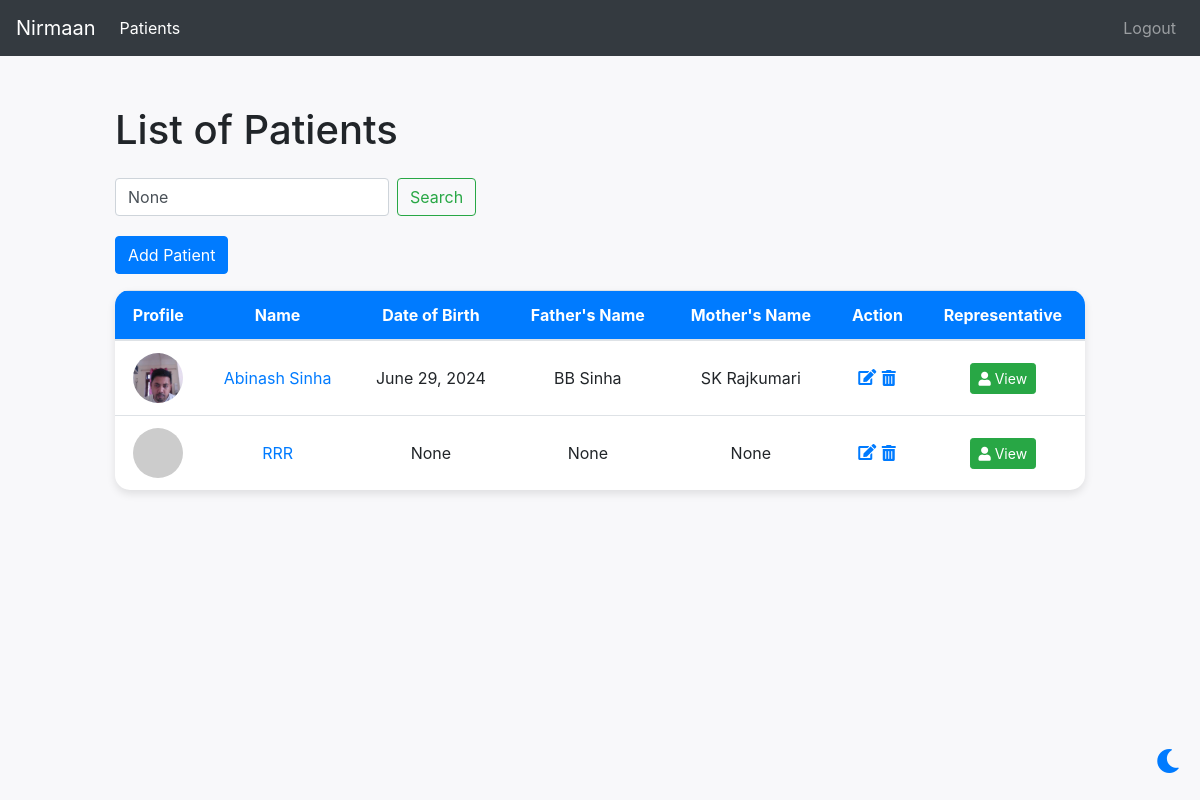
The page /search/ (signed in) on the database as committed earlier.
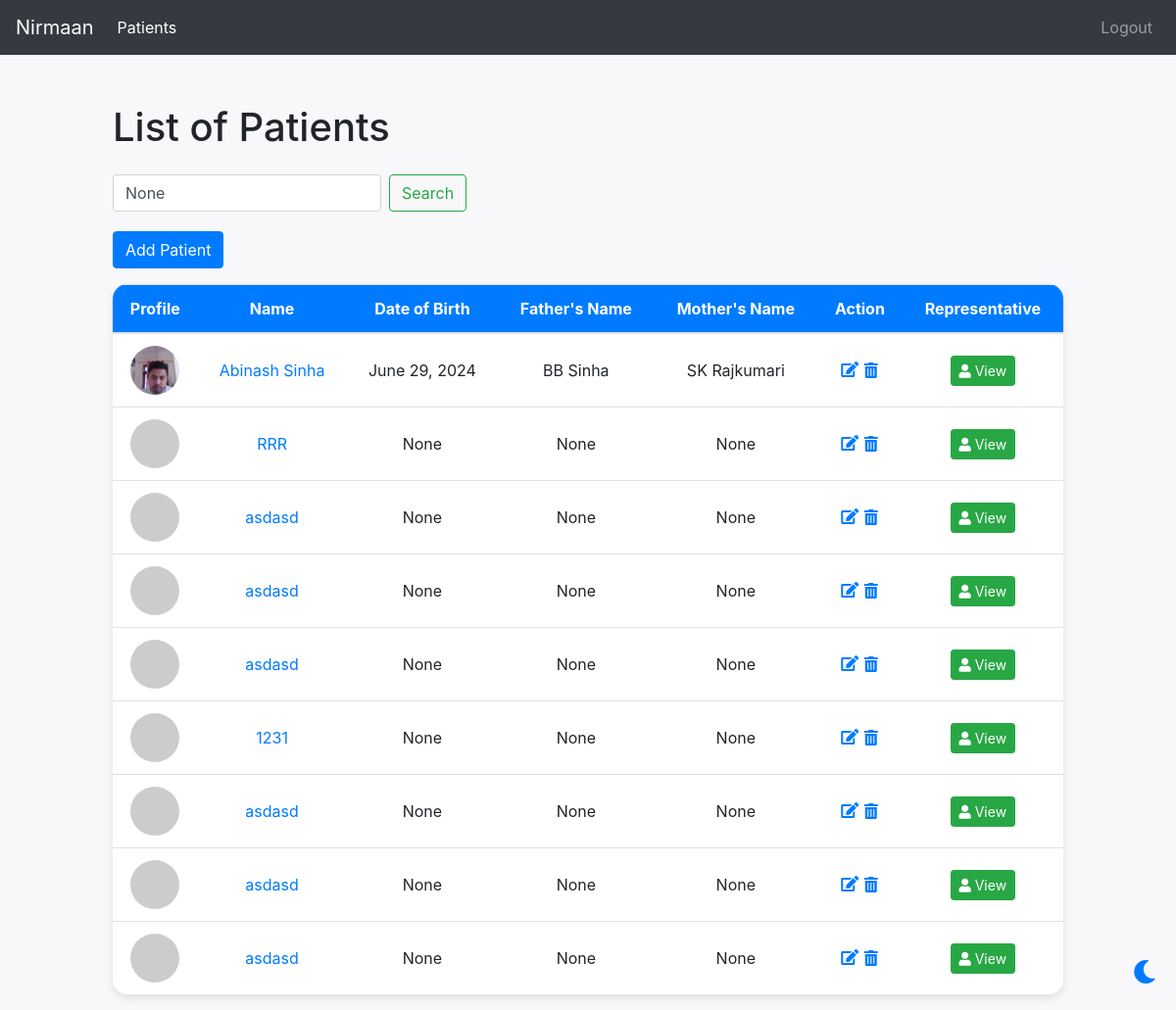
The same page on the database as committed later.
### patient/models.py (models this page shows, shortened)
class Patient(models.Model):
	uuid = models.CharField(max_length=10, blank=True, null=True)
	name = models.CharField(name='name', verbose_name="Name of Patient", max_length=100)
	admission_date = models.DateField(name='admission_date', verbose_name="Date of Admission", blank=True, null=True)
	release_date = models.DateField(name='release_date', verbose_name="Date of Release", blank=True, null=True)
	date_of_birth = models.DateField(name='date_of_birth', verbose_name="Date of Birth", blank=True, null=True)
	father_name = models.CharField(name='father_name', verbose_name="Name of Father", blank=True, null=True, max_length=100)
	mother_name = models.CharField(name='mother_name', verbose_name="Name of Mother", blank=True, null=True, max_length=100)
	image = models.ImageField(upload_to='patient_images/', blank=True, null=True)
	occupation = models.CharField(name='occupation', verbose_name="Occupation", blank=True, null=True, max_length=100)
	qualification = models.CharField(name='qualification', verbose_name="Qualification", blank=True, null=True, max_length=100)
	MARRIED = 'Married'
	UNMARRIED = 'Unmarried'
	MARITAL_STATUS_CHOICES = [
        (MARRIED, 'Married'),
        (UNMARRIED, 'Unmarried'),
    ]
	marital_status = models.CharField(name='marital_status', verbose_name="Marital Status", blank=True, null=True, max_length=50, choices=MARITAL_STATUS_CHOICES)
	HINDU = 'Hindu'
	MUSLIM = 'Muslim'
	CHRISTIAN = 'Christian'
	OTHER = 'Other'
	RELIGION_CHOICES = [
		(HINDU, 'Hindu'),
		(MUSLIM, 'Muslim'),
		(CHRISTIAN, 'Christian'),
		(OTHER, 'Other'),
	]
	religion = models.CharField(name='religion', verbose_name="Religion", blank=True, null=True, max_length=100, choices=RELIGION_CHOICES)
	income_pm = models.DecimalField(name='income_pm', verbose_name="Income Per Month", blank=True, null=True, max_digits=10, decimal_places=2)
	language_spoken = models.CharField(name='language_spoken', verbose_name="Language(s) Spoken", blank=True, null=True, max_length=100)
	phone_number_1 = models.IntegerField(name='phone_number_1', verbose_name="Phone Number (1)", blank=True, null=True, max_length=10)
	phone_number_2 = models.IntegerField(name='phone_number_2', verbose_name="Phone Number (2)", blank=True, null=True, max_length=10)
	whatsapp_number = models.IntegerField(name='whatsapp_number', verbose_name="Whatsapp Number", blank=True, null=True, max_length=10)
	email_id = models.EmailField(name='email_id', verbose_name="Email Address", blank=True, null=True)
	details_of_id_proof_recieved = models.TextField(name='details_of_id_proof_recieved', verbose_name="Details of ID Proof Recieved", blank=True, null=True)
	cut_mark_detail = models.CharField(name="cut_mark_detail", verbose_name="Cut Mark Details", blank=True, null=True, max_length=100)
	CONDITIONS = [
        ('substance_abuse', 'Substance Abuse'),
        ('psychological_disturbance', 'Psychological Disturbance'),
        ('vindictiveness', 'Vindictiveness'),
        ('behavioural_disfunctions', 'Behavioural Disfunction'),
        ('prediagnosed_mental_condition', 'Pre-Diagnosed Mental Health Condition'),
    ]
	substance_abuse = models.BooleanField(default=False)
	psychological_disturbance = models.BooleanField(default=False)
	vindictiveness = models.BooleanField(default=False)
	behavioural_disfunctions = models.BooleanField(default=False)
	prediagnosed_mental_condition = models.BooleanField(default=False)

### patient/views.py (the view)
# urls.py: path('search/', views.search_patients, name='search_patients'),
@login_required
def search_patients(request):
    query = request.GET.get('q')
    if query:
        patients = Patient.objects.filter(name__icontains=query)
    else:
        patients = Patient.objects.all()
    return render(request, 'patient_search.html', {'patients': patients, 'query': query})

### templates/patient_search.html (shortened to what this page needs)
<!DOCTYPE html>
<html lang="en">
<head>
    <link rel="stylesheet" href="https://stackpath.bootstrapcdn.com/bootstrap/4.5.2/css/bootstrap.min.css">
    <link rel="stylesheet" href="https://cdnjs.cloudflare.com/ajax/libs/font-awesome/5.15.4/css/all.min.css">
</head>
<body>
    <nav class="navbar navbar-expand-lg navbar-dark bg-dark">
        <a class="navbar-brand" href="{% url 'get_patients' %}">Nirmaan</a>
        <div class="collapse navbar-collapse" id="navbarNav">
            <ul class="navbar-nav mr-auto">
                <li class="nav-item active">
                    <a class="nav-link" href="{% url 'get_patients' %}">Patients</a>
                </li>
            </ul>
            <ul class="navbar-nav ml-auto">
                {% if user.is_authenticated %}
                    <li class="nav-item">
                        <a class="nav-link" href="{% url 'account_logout' %}">Logout</a>
                    </li>
                {% else %}
                    <li class="nav-item">
                        <a class="nav-link" href="{% url 'account_login' %}">Login</a>
                    </li>
                {% endif %}
            </ul>
        </div>
    </nav>
    <div class="toggle-button" onclick="toggleTheme()">
        <i class="fas fa-moon"></i>
    </div>
    <div class="container">
        <h1 class="mb-4">List of Patients</h1>
        <div class="search-bar">
            <form method="GET" action="{% url 'search_patients' %}" class="form-inline">
                <input type="text" name="q" class="form-control mr-sm-2" placeholder="Search patients..." aria-label="Search" value="{{ query }}">
                <button class="btn btn-outline-success my-2 my-sm-0" type="submit">Search</button>
            </form>
        </div>
        <div class="mb-3">
            <a href="{% url 'add_patient' %}" class="btn btn-primary">Add Patient</a>
        </div>
        <table class="table table-hover">
            <thead>
                <tr>
                    <th>Profile</th>
                    <th>Name</th>
                    <th>Date of Birth</th>
                    <th>Father's Name</th>
                    <th>Mother's Name</th>
                    <th>Action</th>
                    <th>Representative</th>
                </tr>
            </thead>
            <tbody>
                {% for patient in patients %}
                <tr>
                    <td>
                        {% if patient.image %}
                            <img src="{{ patient.image.url }}" alt="{{ patient.name }}" class="profile-pic">
                        {% else %}
                            <img src="https://via.placeholder.com/50" alt="No Image" class="profile-pic">
                        {% endif %}
                    </td>
                    <td><a href="{% url 'view_patient' patient.id %}">{{ patient.name }}</a></td>
                    <td>{{ patient.date_of_birth }}</td>
                    <td>{{ patient.father_name }}</td>
                    <td>{{ patient.mother_name }}</td>
                    <td>
                        <a href="{% url 'edit_patient' patient.id %}">
                            <i class="fas fa-edit"></i>
                        </a>
                        <form id="delete-form-{{ patient.id }}" action="{% url 'delete_patient' patient.id %}" method="post" style="display: inline;">
                            <button type="submit" onclick="confirmDelete({{ patient.id }})" class="btn btn-link p-0">
                                <i class="fas fa-trash-alt"></i>
                            </button>
                        </form>
                    </td>
                    <td>
                        <a href="{% url 'view_representative' patient.id %}" class="btn btn-success btn-sm">
                            <i class="fas fa-user"></i> View
                        </a>
                    </td>
                </tr>
                {% endfor %}
            </tbody>
        </table>
    </div>
</body>
</html>

Rows that differ between the two databases and show on the page:
added Patient: name "asdasd", date_of_birth "None", father_name "None", mother_name "None"
added Patient: name "asdasd", date_of_birth "None", father_name "None", mother_name "None"
added Patient: name "asdasd", date_of_birth "None", father_name "None", mother_name "None"
added Patient: name "1231", date_of_birth "None", father_name "None", mother_name "None"
added Patient: name "asdasd", date_of_birth "None", father_name "None", mother_name "None"
added Patient: name "asdasd", date_of_birth "None", father_name "None", mother_name "None"
added Patient: name "asdasd", date_of_birth "None", father_name "None", mother_name "None"
